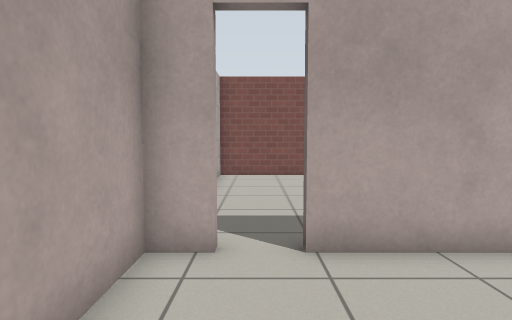
[1] (above)

18 first-person views from a walk through a Gazebo world. The camera is 0.94 m above the floor, tilts 4° down and sees 80° across. The floor is counted in squares, 0.5 m on a side. Each view is taken from the middle of a square. On the plan, view 1 faces up. The plan holds only what a view shows up to about 16 squares ahead; the rest is blank. Gazebo's built-in surfaces are drawn with simple patterns.

[2]
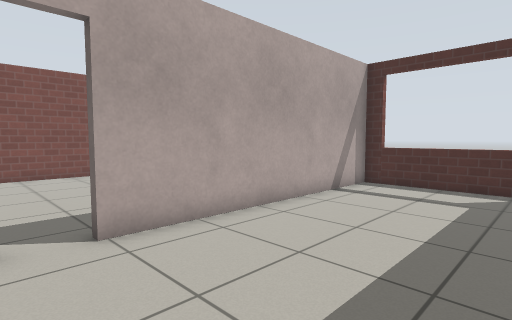

[3]
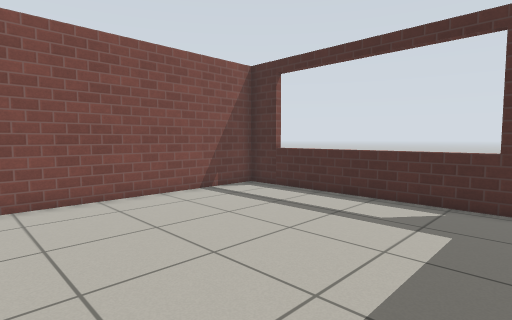

[4]
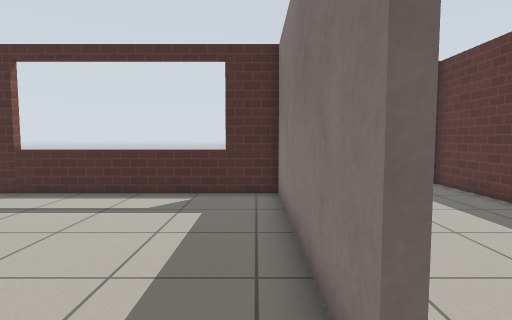

[5]
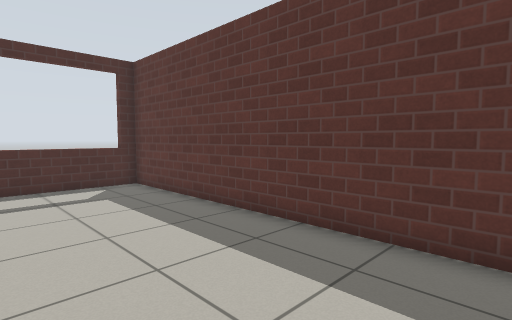

[6]
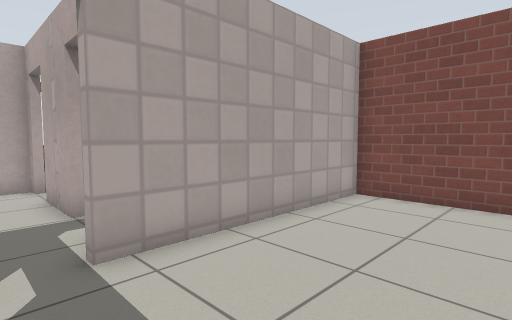

[7]
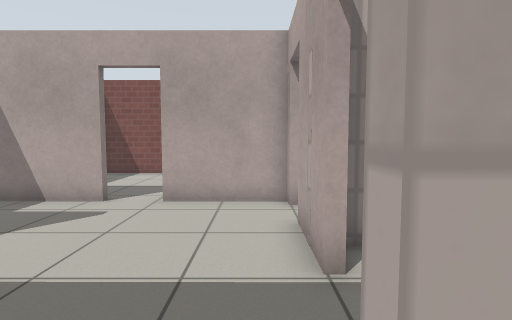

[8]
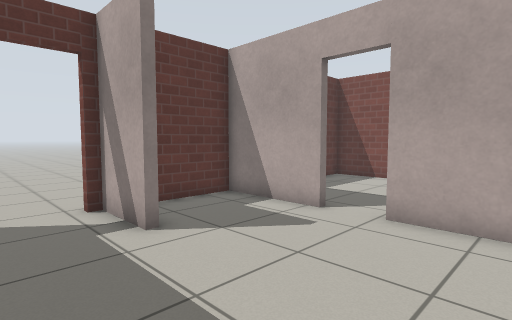

[9]
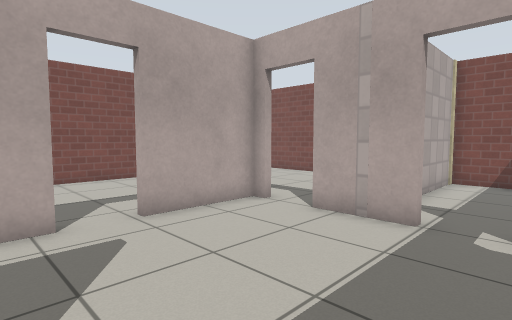

[10]
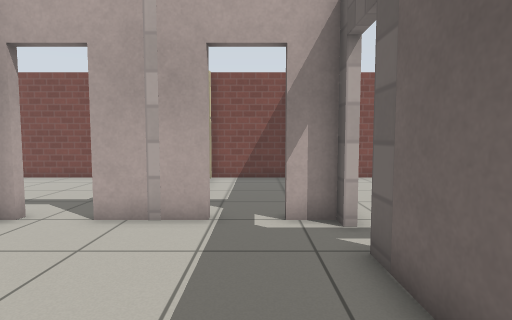

[11]
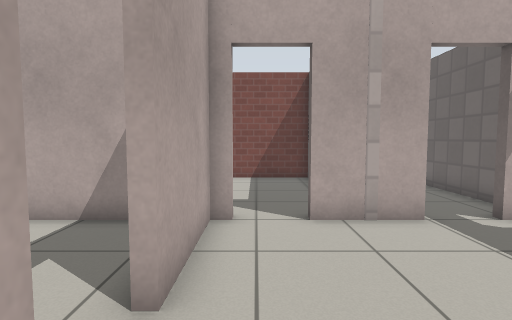

[12]
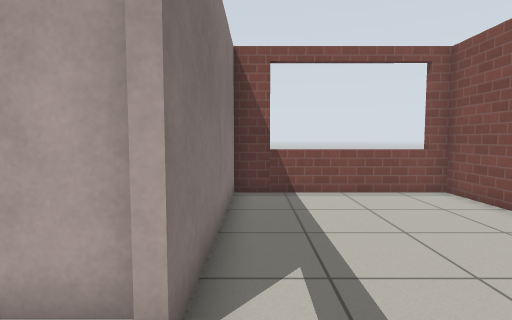

[13]
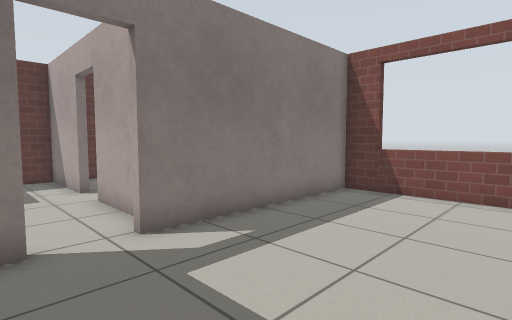

[14]
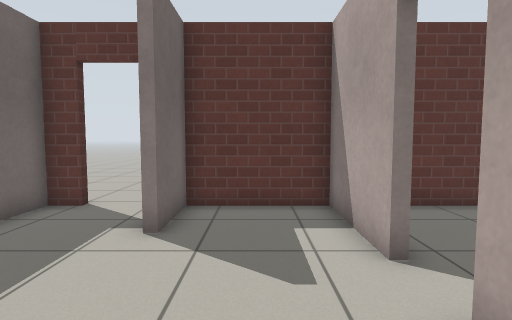

[15]
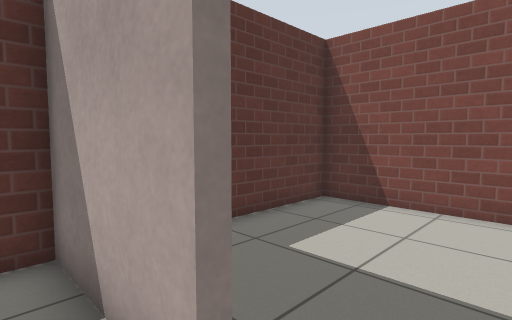

[16]
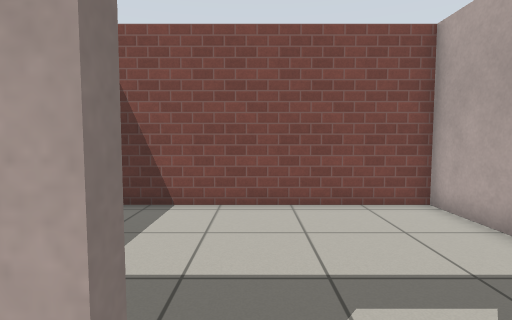

[17]
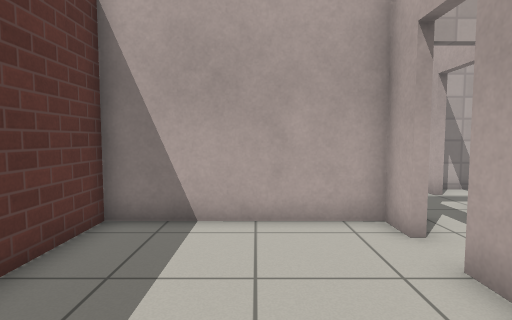

[18]
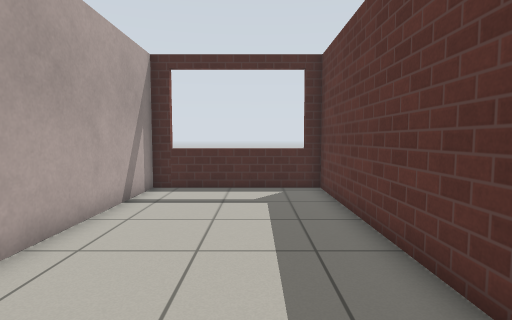

### Floor plan
Ten units are one square. View 1 is at (0, 0); x grows to the right and y downward. Boxes are objects, and circles mark ways between rooms. Rooms are numbered by the first view taken in them; rooms with no view inside come last. Other rooms are left out.
<svg viewBox="-181 -162 302 182">
<path fill="none" stroke="#000" d="M-6 -49 -18 -49 -19 15 116 15 116 -49 8 -49M8 -52 94 -52 94 -157 -18 -157 -18 -74M-58 -11 -58 15 -54 15M-21 -31 -21 -59M-50 -79 -78 -79M-101 -25 -101 15 -61 15 -61 -11M-21 -79 -34 -79M-101 -79 -101 -41M-33 15 -22 15 -22 -2M-119 -157 -175 -157 -176 -82 -95 -82M-79 -82 -74 -82M-64 -157 -101 -157M-119 -79 -176 -79 -176 15 -114 15M-21 -97 -21 -133M-62 -99 -62 -85M-25 -157 -62 -157 -62 -120"/>
<circle cx="0" cy="-50" r="3" fill="#2a7"/>
<circle cx="-20" cy="-65" r="3" fill="#2a7"/>
<circle cx="-85" cy="-80" r="3" fill="#2a7"/>
<circle cx="-100" cy="-35" r="3" fill="#2a7"/>
<circle cx="-45" cy="-80" r="3" fill="#2a7"/>
<text x="50" y="-20">1</text>
<text x="30" y="-110">2</text>
<text x="-60" y="-40">3</text>
<text x="-120" y="-120">4</text>
<text x="-140" y="-40">5</text>
<text x="-40" y="-120">6</text>
</svg>
Room 1 opens to room 2. Room 2 opens to room 3. Room 3 opens to room 4. Room 3 opens to room 5. Room 3 opens to room 6.

Where each view was taken, in squares from view 1:
view 1: 0 up, 0 right, facing up
view 2: 1 down, 1 left, facing up-right
view 3: 6 up, 0 right, facing up-right
view 4: 6 up, 1 left, facing right
view 5: 4 up, 1 left, facing down-right
view 6: 6 up, 3 right, facing up-left
view 7: 7 up, 1 left, facing left
view 8: 7 up, 3 left, facing down-left
view 9: 1 up, 3 left, facing up-left
view 10: 1 up, 4 left, facing up
view 11: 1 up, 9 left, facing up
view 12: 9 up, 7 left, facing left
view 13: 14 up, 7 left, facing down-left
view 14: 7 up, 8 left, facing down
view 15: 4 up, 9 left, facing down-left
view 16: 3 up, 9 left, facing left
view 17: 2 up, 5 right, facing left
view 18: 1 up, 0 right, facing right
